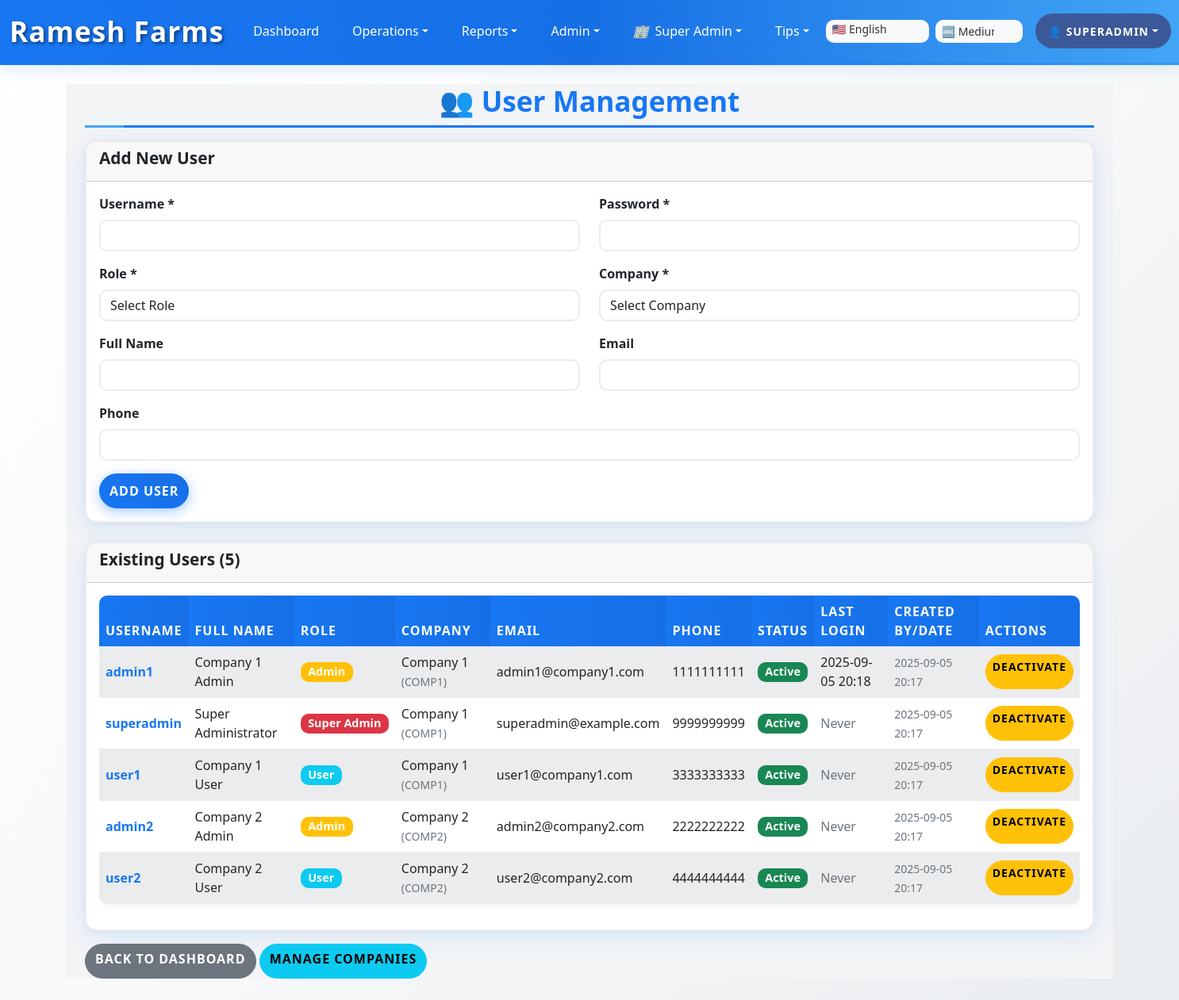
/user_management (signed in), run on an earlier commit of the app's database.
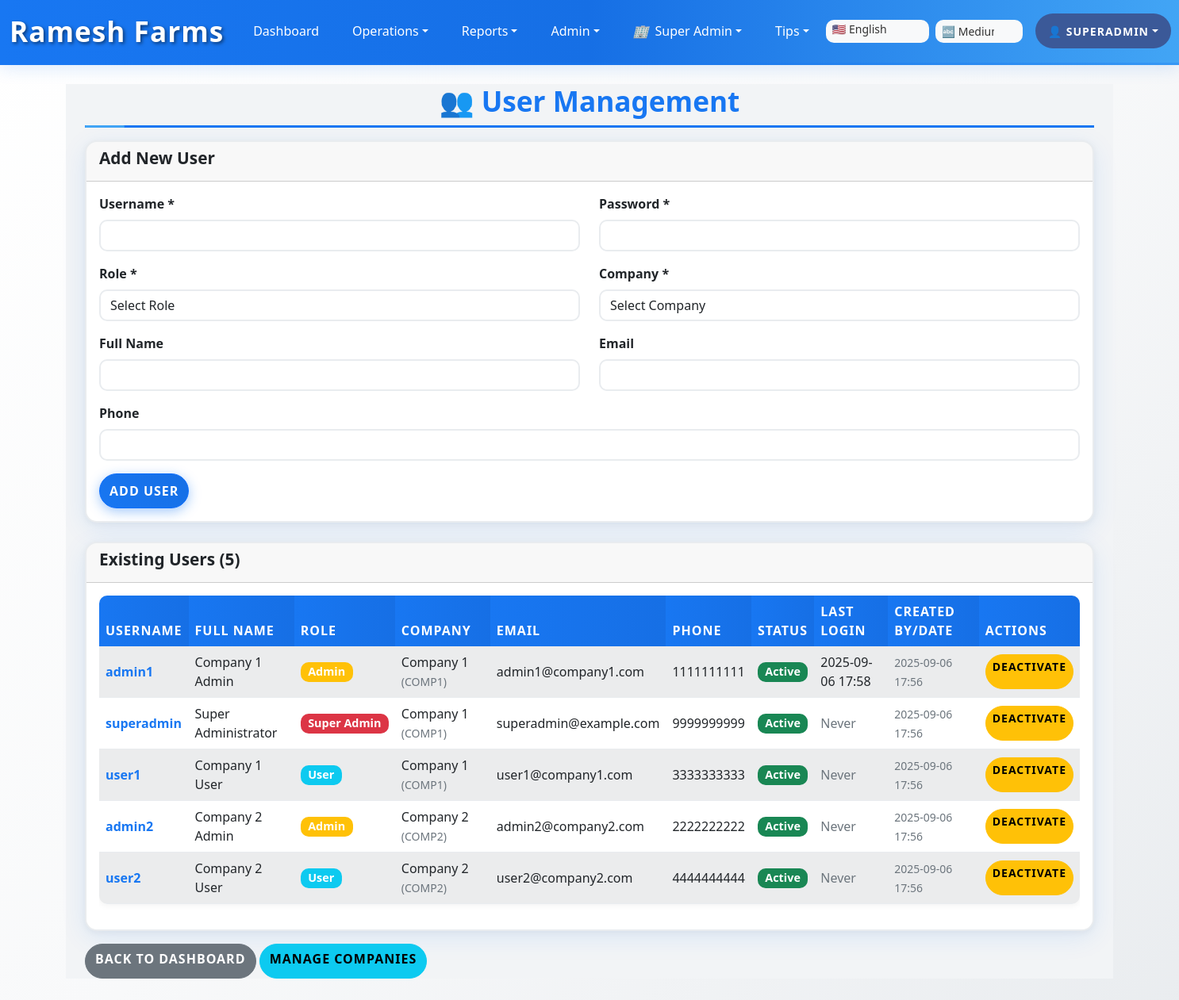
And on a later commit of the database.
### app.py (models this page shows, shortened)
class User(db.Model):
    id = db.Column(db.Integer, primary_key=True)
    username = db.Column(db.String(80), unique=True, nullable=False)
    password_hash = db.Column(db.String(120), nullable=False)
    role = db.Column(db.String(20), default='user')  # 'user', 'admin', 'super_admin'
    company_id = db.Column(db.Integer, db.ForeignKey('company.id'), nullable=True)  # Nullable for super_admin
    full_name = db.Column(db.String(120))
    email = db.Column(db.String(120))
    phone = db.Column(db.String(20))
    status = db.Column(db.String(20), default='active')  # 'active' or 'inactive'
    created_date = db.Column(db.DateTime, default=datetime.utcnow)
    created_by = db.Column(db.Integer)  # User ID who created
    last_login = db.Column(db.DateTime)
    def get_company(self):
        if self.company_id:
            return Company.query.get(self.company_id)
        return None

class Company(db.Model):
    id = db.Column(db.Integer, primary_key=True)
    name = db.Column(db.String(120), unique=True, nullable=False)
    code = db.Column(db.String(20), unique=True, nullable=False)  # Short code like 'COMP1', 'COMP2'
    address = db.Column(db.String(500))
    phone = db.Column(db.String(20))
    email = db.Column(db.String(120))
    contact_person = db.Column(db.String(120))
    status = db.Column(db.String(20), default='active')  # 'active' or 'inactive'
    created_date = db.Column(db.DateTime, default=datetime.utcnow)
    created_by = db.Column(db.Integer)  # User ID who created
    notes = db.Column(db.String(500))

### app.py (the view)
@app.route('/user_management')
@super_admin_required
def user_management():
    users = User.query.join(Company).order_by(Company.name, User.username).all()
    companies = Company.query.filter_by(status='active').order_by(Company.name).all()
    return render_template('user_management.html', users=users, companies=companies)

### app.py (called while the page is built)
def super_admin_required(f):
    @wraps(f)
    def decorated_function(*args, **kwargs):
        if 'user_id' not in session:
            return redirect(url_for('login'))
        user = User.query.get(session['user_id'])
        if not user or user.role != 'super_admin':
            flash('Access denied. Super Admin privileges required.', 'error')
            return redirect(url_for('dashboard'))
        return f(*args, **kwargs)
    return decorated_function

@app.context_processor
def inject_template_vars():
    def get_all_companies():
        return Company.query.filter_by(status='active').order_by(Company.name).all()
    def get_current_company():
        user = get_current_user()
        if not user:
            return None
        if user.role == 'super_admin':
            company_id = session.get('selected_company_id')
            if company_id:
                return Company.query.get(company_id)
        return user.get_company()
    def get_user_by_id(user_id):
        """Get user information by ID for audit trail display"""
        if user_id:
            return User.query.get(user_id)
        return None
    return dict(
        get_all_companies=get_all_companies,
        get_current_company=get_current_company,
        get_user_by_id=get_user_by_id
    )

### templates/user_management.html (shortened to what this page needs)
{% extends "base.html" %}
{% block content %}
<div class="container-fluid">
  <h2 class="mobile-header text-center mb-mobile-3">👥 User Management</h2>
  <div class="card mb-4">
    <div class="card-header">
      <h5>Add New User</h5>
    </div>
    <div class="card-body">
      <form method="POST" action="{{ url_for('create_user') }}">
        <div class="row">
          <div class="col-md-6 mb-3">
            <label for="username" class="form-label">Username *</label>
            <input type="text" class="form-control" id="username" name="username" required>
          </div>
          <div class="col-md-6 mb-3">
            <label for="password" class="form-label">Password *</label>
            <input type="password" class="form-control" id="password" name="password" required>
          </div>
        </div>
        <div class="row">
          <div class="col-md-6 mb-3">
            <label for="role" class="form-label">Role *</label>
            <select class="form-control" id="role" name="role" required>
              <option value="">Select Role</option>
            </select>
          </div>
          <div class="col-md-6 mb-3">
            <label for="company_id" class="form-label">Company *</label>
            <select class="form-control" id="company_id" name="company_id" required>
              <option value="">Select Company</option>
            </select>
          </div>
        </div>
        <div class="row">
          <div class="col-md-6 mb-3">
            <label for="full_name" class="form-label">Full Name</label>
            <input type="text" class="form-control" id="full_name" name="full_name">
          </div>
          <div class="col-md-6 mb-3">
            <label for="email" class="form-label">Email</label>
            <input type="email" class="form-control" id="email" name="email">
          </div>
        </div>
        <div class="mb-3">
          <label for="phone" class="form-label">Phone</label>
          <input type="text" class="form-control" id="phone" name="phone">
        </div>
        <button type="submit" class="btn btn-primary">Add User</button>
      </form>
    </div>
  </div>
  <div class="card">
    <div class="card-header">
      <h5>Existing Users ({{ users|length }})</h5>
    </div>
    <div class="card-body">
      {% if users %}
        <div class="table-responsive">
          <table class="table table-striped">
            <thead>
              <tr>
                <th>Username</th>
                <th>Full Name</th>
                <th>Role</th>
                <th>Company</th>
                <th>Email</th>
                <th>Phone</th>
                <th>Status</th>
                <th>Last Login</th>
                <th>Created By/Date</th>
                <th>Actions</th>
              </tr>
            </thead>
            <tbody>
              {% for user in users %}
                <tr>
                  <td><strong>{{ user.username }}</strong></td>
                  <td>{{ user.full_name or '-' }}</td>
                  <td>
                    {% if user.role == 'super_admin' %}
                      <span class="badge bg-danger">Super Admin</span>
                    {% elif user.role == 'admin' %}
                      <span class="badge bg-warning">Admin</span>
                    {% else %}
                      <span class="badge bg-info">User</span>
                    {% endif %}
                  </td>
                  <td>
                    {% if user.get_company() %}
                      {{ user.get_company().name }}
                      <small class="text-muted">({{ user.get_company().code }})</small>
                    {% else %}
                      <span class="text-muted">No Company</span>
                    {% endif %}
                  </td>
                  <td>{{ user.email or '-' }}</td>
                  <td>{{ user.phone or '-' }}</td>
                  <td>
                    {% if user.status == 'active' %}
                      <span class="badge bg-success">Active</span>
                    {% else %}
                      <span class="badge bg-secondary">{{ user.status }}</span>
                    {% endif %}
                  </td>
                  <td>
                    {% if user.last_login %}
                      {{ user.last_login.strftime('%Y-%m-%d %H:%M') }}
                    {% else %}
                      <span class="text-muted">Never</span>
                    {% endif %}
                  </td>
                  <td>
                    <small class="text-muted">
                      {% if user.created_date %}
                        {{ user.created_date.strftime('%Y-%m-%d %H:%M') }}
                      {% endif %}
                    </small>
                  </td>
                  <td>
                    {% if user.status == 'active' %}
                      <a href="{{ url_for('update_user_status', user_id=user.id, status='inactive') }}"
                         class="btn btn-sm btn-warning"
                         onclick="return confirm('Deactivate this user?')">
                        Deactivate
                      </a>
                    {% else %}
                      <a href="{{ url_for('update_user_status', user_id=user.id, status='active') }}"
                         class="btn btn-sm btn-success"
                         onclick="return confirm('Activate this user?')">
                        Activate
                      </a>
                    {% endif %}
                  </td>
                </tr>
              {% endfor %}
            </tbody>
          </table>
        </div>
      {% else %}
        <p class="text-muted">No users found.</p>
      {% endif %}
    </div>
  </div>
  <div class="mt-3">
    <a href="{{ url_for('dashboard') }}" class="btn btn-secondary">Back to Dashboard</a>
    <a href="{{ url_for('company_management') }}" class="btn btn-info">Manage Companies</a>
  </div>
</div>
{% endblock %}

### templates/base.html (shortened to what this page needs)
<!doctype html>
<html lang="en">
  <head>
    <link href="https://cdn.jsdelivr.net/npm/bootstrap@5.3.0/dist/css/bootstrap.min.css" rel="stylesheet">
    <link href="https://cdn.jsdelivr.net/npm/bootstrap-icons@1.10.0/font/bootstrap-icons.css" rel="stylesheet">
    <link rel="stylesheet" href="{{ url_for('static', filename='style.css') }}">
  </head>
  <body>
      <nav class="navbar navbar-expand-lg navbar-dark" style="background: #3b5998;">
      <div class="container-fluid">
        <a class="navbar-brand chicken-icon d-inline-block align-middle fw-bold" href="{{ url_for('dashboard') }}" data-i18n="app_title" style="color: #ffffff; font-size: 1.4rem;">
        </a>
        <div class="collapse navbar-collapse d-none d-lg-block" id="navmenu">
          <ul class="navbar-nav me-auto mb-2 mb-lg-0">
            <li class="nav-item">
              <a class="nav-link px-3" href="{{ url_for('dashboard') }}" data-i18n="nav_dashboard" style="color: #fff;">
              </a>
            </li>
            <li class="nav-item dropdown">
              <a class="nav-link dropdown-toggle px-3" href="#" role="button" data-bs-toggle="dropdown" aria-expanded="false" data-i18n="nav_operations" style="color: #fff;">
              </a>
            </li>
            <li class="nav-item dropdown">
              <a class="nav-link dropdown-toggle px-3" href="#" role="button" data-bs-toggle="dropdown" aria-expanded="false" data-i18n="nav_reports" style="color: #fff;">
              </a>
            </li>
            {% if session.role in ['admin', 'super_admin'] %}
            <li class="nav-item dropdown">
              <a class="nav-link dropdown-toggle px-3" href="#" role="button" data-bs-toggle="dropdown" aria-expanded="false" data-i18n="nav_admin" style="color: #fff;">
              </a>
            </li>
            {% endif %}
            {% if session.role == 'super_admin' %}
            <li class="nav-item dropdown">
              <a class="nav-link dropdown-toggle px-3" href="#" role="button" data-bs-toggle="dropdown" aria-expanded="false" style="color: #fff;">
                <i class="me-2">🏢</i>Super Admin
              </a>
            </li>
            {% endif %}
            <li class="nav-item dropdown">
              <a class="nav-link dropdown-toggle px-3" href="#" id="tipsDropdown" role="button" data-bs-toggle="dropdown" aria-expanded="false" data-i18n="tips" style="color: #fff;">
              </a>
            </li>
          </ul>
          <div class="d-flex align-items-center">
            <select id="langSelect" class="form-select form-select-sm me-2 border-0" style="width:130px; background: #f8f9fa; color: #333;">
              <option value="en">🇺🇸 English</option>
            </select>
            <select id="fontSizeSelect" class="form-select form-select-sm me-3 border-0" style="width:110px; background: #f8f9fa; color: #333;" title="Font Size">
              <option value="medium" selected data-i18n="font_size_medium">🔤 Medium</option>
            </select>
            <div class="dropdown">
              <button class="btn btn-outline-light btn-sm dropdown-toggle px-3" type="button" data-bs-toggle="dropdown" style="background: #3b5998; color: #fff; border: none;">
                {% if session.role == 'admin' %}👑{% else %}👤{% endif %} {{ session.username }}
              </button>
            </div>
          </div>
        </div>
        </div>
      </nav>
     <main class="container my-4" style="background-color: #f2f4f6;"> {% block content %}{% endblock %} </main>
  </body>
</html>

### templates/user_management.html (style rules this page uses)
.badge { font-size: 0.9em; }
.table td { vertical-align: middle; }

What changed in the data, as far as the page shows it:
changed User "superadmin": created_date "2025-09-05 20:17" → "2025-09-06 17:56"
changed User "admin1": last_login "2025-09-05 20:18" → "2025-09-06 17:58"; created_date "2025-09-05 20:17" → "2025-09-06 17:56"
changed User "user1": created_date "2025-09-05 20:17" → "2025-09-06 17:56"
changed User "admin2": created_date "2025-09-05 20:17" → "2025-09-06 17:56"
changed User "user2": created_date "2025-09-05 20:17" → "2025-09-06 17:56"
